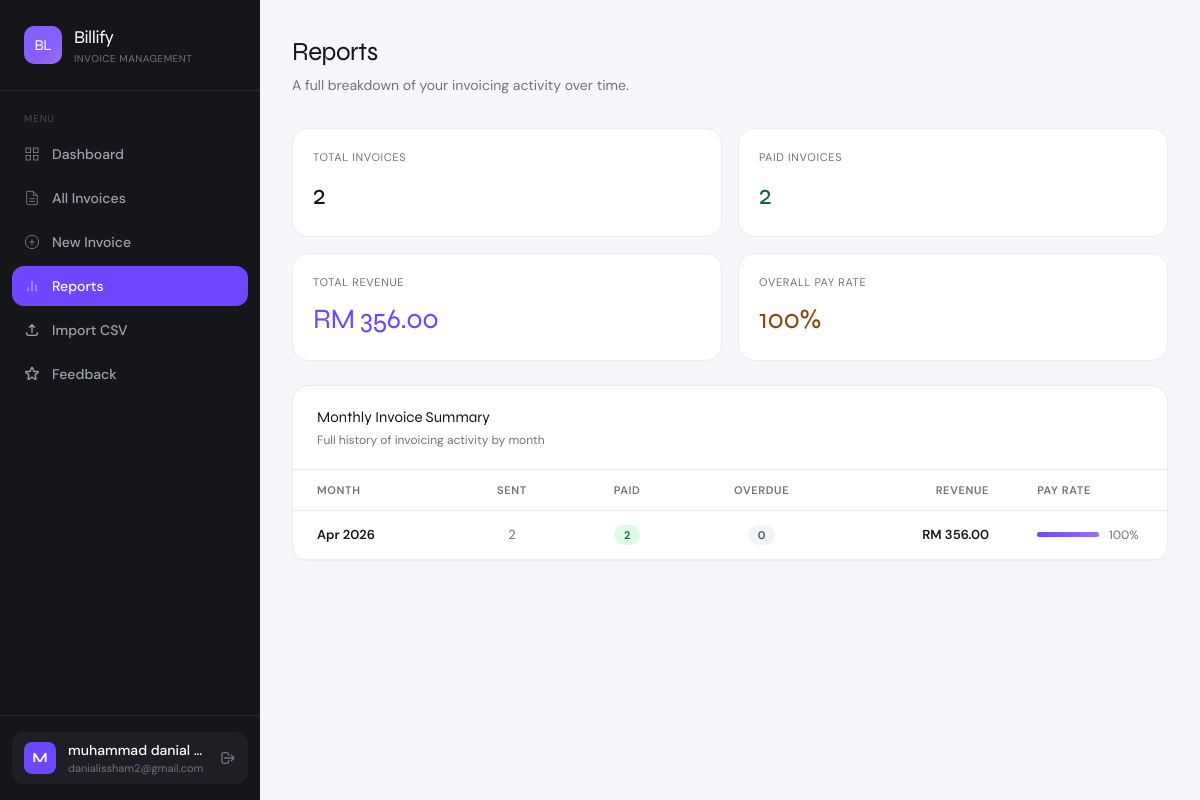
Screenshot of /reports (signed in) with the database file from the repository.
### app.py (models this page shows)
class User(UserMixin, db.Model):
    id = db.Column(db.Integer, primary_key=True)
    name = db.Column(db.String(100), nullable=False)
    email = db.Column(db.String(120), unique=True, nullable=False)
    password = db.Column(db.String(200), nullable=False)
    company = db.Column(db.String(100))
    created_at = db.Column(db.DateTime, default=datetime.utcnow)
    invoices = db.relationship('Invoice', backref='owner', lazy=True)

### app.py (the view)
@app.route('/reports')
@login_required
def reports():
    update_overdue_invoices()
    invoices = Invoice.query.filter_by(user_id=current_user.id).all()
    from collections import defaultdict
    monthly_data = defaultdict(lambda: {'sent': 0, 'paid': 0, 'overdue': 0, 'revenue': 0.0})
    for inv in invoices:
        key = inv.issue_date.strftime('%b %Y')
        monthly_data[key]['sent'] += 1
        if inv.status == 'Paid':
            monthly_data[key]['paid'] += 1
            monthly_data[key]['revenue'] += inv.total
        if inv.status == 'Overdue':
            monthly_data[key]['overdue'] += 1
    sorted_months = sorted(monthly_data.items(),
        key=lambda x: datetime.strptime(x[0], '%b %Y'), reverse=True)
    summary = []
    for month, data in sorted_months:
        rate = round((data['paid'] / data['sent'] * 100)) if data['sent'] > 0 else 0
        summary.append({
            'month': month,
            'sent': data['sent'],
            'paid': data['paid'],
            'overdue': data['overdue'],
            'revenue': round(data['revenue'], 2),
            'rate': rate
        })
    total_revenue = sum(i.total for i in invoices if i.status == 'Paid')
    total_sent = len(invoices)
    total_paid = sum(1 for i in invoices if i.status == 'Paid')
    overall_rate = round((total_paid / total_sent * 100)) if total_sent > 0 else 0
    return render_template('reports.html',
        summary=summary,
        total_revenue=total_revenue,
        total_sent=total_sent,
        total_paid=total_paid,
        overall_rate=overall_rate
    )

### app.py (called while the page is built)
@app.after_request
def add_security_headers(response):
    response.headers['X-Content-Type-Options'] = 'nosniff'
    response.headers['X-Frame-Options'] = 'SAMEORIGIN'
    response.headers['X-XSS-Protection'] = '1; mode=block'
    response.headers['Referrer-Policy'] = 'strict-origin-when-cross-origin'
    return response

@login_manager.user_loader
def load_user(user_id):
    return User.query.get(int(user_id))

def update_overdue_invoices():
    today = date.today()
    overdue = Invoice.query.filter(
        Invoice.due_date < today,
        Invoice.status == 'Unpaid'
    ).all()
    for inv in overdue:
        inv.status = 'Overdue'
    db.session.commit()

### templates/reports.html (shortened to what this page needs)
{% extends 'base.html' %}
{% block content %}
<div class="mb-8 fade-up fade-up-1">
  <h2 class="font-display font-700" style="font-size:26px;letter-spacing:-0.5px;color:var(--text);">Reports</h2>
  <p style="color:var(--muted);font-size:14px;margin-top:4px;">A full breakdown of your invoicing activity over time.</p>
</div>
<div class="grid grid-cols-2 xl:grid-cols-4 gap-4 mb-6 fade-up fade-up-2">
  <div class="card p-5">
    <div style="font-size:11px;color:var(--muted);text-transform:uppercase;letter-spacing:0.06em;margin-bottom:8px;">Total Invoices</div>
    <div class="font-display font-700" style="font-size:28px;letter-spacing:-0.5px;">{{ total_sent }}</div>
  </div>
  <div class="card p-5">
    <div style="font-size:11px;color:var(--muted);text-transform:uppercase;letter-spacing:0.06em;margin-bottom:8px;">Paid Invoices</div>
    <div class="font-display font-700" style="font-size:28px;letter-spacing:-0.5px;color:#166534;">{{ total_paid }}</div>
  </div>
  <div class="card p-5">
    <div style="font-size:11px;color:var(--muted);text-transform:uppercase;letter-spacing:0.06em;margin-bottom:8px;">Total Revenue</div>
    <div class="font-display font-700" style="font-size:28px;letter-spacing:-0.5px;color:#6c47ff;">RM {{ "%.2f"|format(total_revenue) }}</div>
  </div>
  <div class="card p-5">
    <div style="font-size:11px;color:var(--muted);text-transform:uppercase;letter-spacing:0.06em;margin-bottom:8px;">Overall Pay Rate</div>
    <div class="font-display font-700" style="font-size:28px;letter-spacing:-0.5px;color:#854d0e;">{{ overall_rate }}%</div>
  </div>
</div>
<div class="card fade-up fade-up-3">
  <div class="px-6 py-5" style="border-bottom:1px solid var(--border);">
    <div class="font-display font-600" style="font-size:15px;">Monthly Invoice Summary</div>
    <div style="font-size:12px;color:var(--muted);margin-top:2px;">Full history of invoicing activity by month</div>
  </div>
  {% if summary %}
  <div style="overflow-x:auto;">
    <table style="width:100%;font-size:13px;border-collapse:collapse;">
      <thead>
        <tr style="border-bottom:1px solid var(--border);">
          <th style="padding:12px 24px;text-align:left;font-size:11px;font-weight:600;color:var(--muted);text-transform:uppercase;letter-spacing:0.06em;">Month</th>
          <th style="padding:12px 24px;text-align:center;font-size:11px;font-weight:600;color:var(--muted);text-transform:uppercase;letter-spacing:0.06em;">Sent</th>
          <th style="padding:12px 24px;text-align:center;font-size:11px;font-weight:600;color:var(--muted);text-transform:uppercase;letter-spacing:0.06em;">Paid</th>
          <th style="padding:12px 24px;text-align:center;font-size:11px;font-weight:600;color:var(--muted);text-transform:uppercase;letter-spacing:0.06em;">Overdue</th>
          <th style="padding:12px 24px;text-align:right;font-size:11px;font-weight:600;color:var(--muted);text-transform:uppercase;letter-spacing:0.06em;">Revenue</th>
          <th style="padding:12px 24px;text-align:left;font-size:11px;font-weight:600;color:var(--muted);text-transform:uppercase;letter-spacing:0.06em;">Pay Rate</th>
        </tr>
      </thead>
      <tbody>
        {% for row in summary %}
        <tr style="border-bottom:1px solid var(--border);{% if loop.index % 2 == 0 %}background:var(--surface);{% endif %}" onmouseover="this.style.background='#f5f3ff'" onmouseout="this.style.background='{% if loop.index % 2 == 0 %}var(--surface){% else %}transparent{% endif %}'">
          <td style="padding:14px 24px;font-weight:600;color:var(--text);">{{ row.month }}</td>
          <td style="padding:14px 24px;text-align:center;color:var(--muted);">{{ row.sent }}</td>
          <td style="padding:14px 24px;text-align:center;">
            <span style="background:#dcfce7;color:#166534;padding:3px 10px;border-radius:20px;font-size:11px;font-weight:600;">{{ row.paid }}</span>
          </td>
          <td style="padding:14px 24px;text-align:center;">
            {% if row.overdue > 0 %}
            <span style="background:#fee2e2;color:#991b1b;padding:3px 10px;border-radius:20px;font-size:11px;font-weight:600;">{{ row.overdue }}</span>
            {% else %}
            <span style="background:#f1f5f9;color:#475569;padding:3px 10px;border-radius:20px;font-size:11px;font-weight:600;">0</span>
            {% endif %}
          </td>
          <td style="padding:14px 24px;text-align:right;font-weight:600;color:var(--text);">RM {{ "%.2f"|format(row.revenue) }}</td>
          <td style="padding:14px 24px;">
            <div style="display:flex;align-items:center;gap:10px;">
              <div style="flex:1;height:5px;background:var(--border);border-radius:3px;max-width:80px;">
                <div style="width:{{ row.rate }}%;height:100%;background:linear-gradient(90deg,#6c47ff,#9b6dff);border-radius:3px;"></div>
              </div>
              <span style="font-size:12px;color:var(--muted);min-width:34px;">{{ row.rate }}%</span>
            </div>
          </td>
        </tr>
        {% endfor %}
      </tbody>
    </table>
  </div>
  {% else %}
  <div style="padding:60px;text-align:center;">
    <p style="color:var(--muted);font-size:14px;">No invoice data yet.</p>
  </div>
  {% endif %}
</div>
{% endblock %}

### templates/base.html (shortened to what this page needs)
<!DOCTYPE html>
<html lang="en">
<head>
  <script src="https://cdn.tailwindcss.com"></script>
</head>
<body style="background: var(--surface); color: var(--text);">
{% if current_user.is_authenticated %}
<div class="flex min-h-screen">
  <aside style="width:260px; background:#16161a; flex-shrink:0;" class="fixed h-full z-10 flex flex-col">
    <div class="px-6 py-6 border-b" style="border-color:#2a2a30;">
      <div class="flex items-center gap-3">
        <div style="width:38px;height:38px;background:linear-gradient(135deg,#6c47ff,#9b6dff);border-radius:10px;flex-shrink:0;position:relative;overflow:hidden;" class="flex items-center justify-center">
          <div style="position:absolute;inset:0;background:linear-gradient(135deg,rgba(255,255,255,0.15) 0%,transparent 60%);"></div>
          <span class="font-display font-700 text-white" style="font-size:15px;letter-spacing:-0.5px;position:relative;z-index:1;">BL</span>
        </div>
        <div>
          <div class="font-display font-700 text-white" style="font-size:18px;letter-spacing:-0.5px;">Billify</div>
          <div style="font-size:10px;color:#72727a;letter-spacing:0.05em;text-transform:uppercase;">Invoice Management</div>
        </div>
      </div>
    </div>
    <nav class="flex-1 px-3 py-5 space-y-1">
      <div style="font-size:10px;color:#4a4a52;text-transform:uppercase;letter-spacing:0.08em;padding:0 12px;margin-bottom:8px;">Menu</div>
      <a href="{{ url_for('dashboard') }}"
         class="sidebar-link flex items-center gap-3 px-3 py-2.5 rounded-xl text-sm font-medium {% if request.endpoint == 'dashboard' %}active{% else %}text-gray-400{% endif %}">
        <svg class="w-4 h-4 flex-shrink-0" fill="none" stroke="currentColor" viewBox="0 0 24 24"><rect x="3" y="3" width="7" height="7"/><rect x="14" y="3" width="7" height="7"/><rect x="14" y="14" width="7" height="7"/><rect x="3" y="14" width="7" height="7"/></svg>
        Dashboard
      </a>
      <a href="{{ url_for('invoices') }}"
         class="sidebar-link flex items-center gap-3 px-3 py-2.5 rounded-xl text-sm font-medium {% if request.endpoint in ('invoices','view_invoice','edit_invoice') %}active{% else %}text-gray-400{% endif %}">
        <svg class="w-4 h-4 flex-shrink-0" fill="none" stroke="currentColor" viewBox="0 0 24 24"><path d="M14 2H6a2 2 0 00-2 2v16a2 2 0 002 2h12a2 2 0 002-2V8z"/><polyline points="14 2 14 8 20 8"/><line x1="16" y1="13" x2="8" y2="13"/><line x1="16" y1="17" x2="8" y2="17"/></svg>
        All Invoices
      </a>
      <a href="{{ url_for('new_invoice') }}"
         class="sidebar-link flex items-center gap-3 px-3 py-2.5 rounded-xl text-sm font-medium {% if request.endpoint == 'new_invoice' %}active{% else %}text-gray-400{% endif %}">
        <svg class="w-4 h-4 flex-shrink-0" fill="none" stroke="currentColor" viewBox="0 0 24 24"><circle cx="12" cy="12" r="10"/><line x1="12" y1="8" x2="12" y2="16"/><line x1="8" y1="12" x2="16" y2="12"/></svg>
        New Invoice
      </a>
      <a href="{{ url_for('reports') }}"
         class="sidebar-link flex items-center gap-3 px-3 py-2.5 rounded-xl text-sm font-medium {% if request.endpoint == 'reports' %}active{% else %}text-gray-400{% endif %}">
        <svg class="w-4 h-4 flex-shrink-0" fill="none" stroke="currentColor" viewBox="0 0 24 24"><line x1="18" y1="20" x2="18" y2="10"/><line x1="12" y1="20" x2="12" y2="4"/><line x1="6" y1="20" x2="6" y2="14"/></svg>
        Reports
      </a>
      <a href="{{ url_for('import_csv') }}"
         class="sidebar-link flex items-center gap-3 px-3 py-2.5 rounded-xl text-sm font-medium {% if request.endpoint == 'import_csv' %}active{% else %}text-gray-400{% endif %}">
        <svg class="w-4 h-4 flex-shrink-0" fill="none" stroke="currentColor" viewBox="0 0 24 24"><path stroke-linecap="round" stroke-linejoin="round" stroke-width="2" d="M4 16v1a3 3 0 003 3h10a3 3 0 003-3v-1m-4-8l-4-4m0 0L8 8m4-4v12"/></svg>
        Import CSV
      </a>
      <a href="{{ url_for('feedback') }}"
         class="sidebar-link flex items-center gap-3 px-3 py-2.5 rounded-xl text-sm font-medium {% if request.endpoint == 'feedback' %}active{% else %}text-gray-400{% endif %}">
        Feedback
      </a>
    </nav>
    <div class="px-3 py-4 border-t" style="border-color:#2a2a30;">
      <div class="flex items-center gap-3 px-3 py-2 rounded-xl" style="background:#1e1e24;">
        <div style="width:32px;height:32px;border-radius:8px;background:var(--accent);flex-shrink:0;" class="flex items-center justify-center text-white text-sm font-bold font-display">
          {{ current_user.name[0].upper() }}
        </div>
        <div class="flex-1 min-w-0">
          <div class="text-sm font-medium text-white truncate">{{ current_user.name }}</div>
          <div style="font-size:11px;color:#72727a;" class="truncate">{{ current_user.email }}</div>
        </div>
        <a href="{{ url_for('logout') }}" title="Sign out">
          <svg class="w-4 h-4" style="color:#72727a;" fill="none" stroke="currentColor" viewBox="0 0 24 24"><path stroke-linecap="round" stroke-linejoin="round" stroke-width="2" d="M17 16l4-4m0 0l-4-4m4 4H7m6 4v1a3 3 0 01-3 3H6a3 3 0 01-3-3V7a3 3 0 013-3h4a3 3 0 013 3v1"/></svg>
        </a>
      </div>
    </div>
  </aside>
  <main style="margin-left:260px;" class="flex-1 p-8">
    {% block content %}{% endblock %}
  </main>
</div>
{% endif %}
</body>
</html>

### templates/base.html (style rules this page uses)
* { font-family: 'DM Sans', sans-serif; }
.font-display { font-family: 'Syne', sans-serif; }
:root { --accent: #6c47ff; --accent-light: #ede9ff; --accent-dark: #4a2fe0; --surface: #f7f7fb; --card: #ffffff; --border: #ebebf0; --text: #16161a; --muted: #72727a; }
.sidebar-link { transition: all 0.15s ease; }
.sidebar-link.active { background: var(--accent); color: white; }
.sidebar-link.active svg { stroke: white; }
.card { background: var(--card); border: 1px solid var(--border); border-radius: 16px; }
.fade-up { animation: fadeUp 0.4s ease forwards; }
.fade-up-1 { animation-delay: 0.05s; opacity: 0; }
.fade-up-2 { animation-delay: 0.1s; opacity: 0; }
.fade-up-3 { animation-delay: 0.15s; opacity: 0; }

### rows the page displays
User: name "M", name "muhammad danial…", email "danialissham2@gmail.com"

### other values shown
{{ total_sent }} "2"
{{ total_paid }} "2"
{{ "%.2f"|format(total_revenue) }} "356.00"
{{ overall_rate }} "100"
{{ row.month }} "Apr 2026"
{{ row.sent }} "2"
{{ row.paid }} "2"
{{ "%.2f"|format(row.revenue) }} "356.00"
{{ row.rate }} "100"
